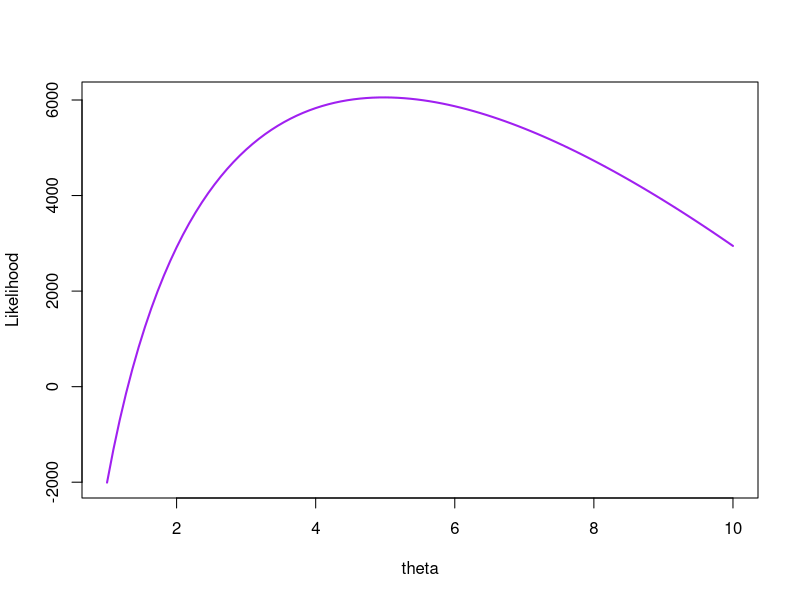
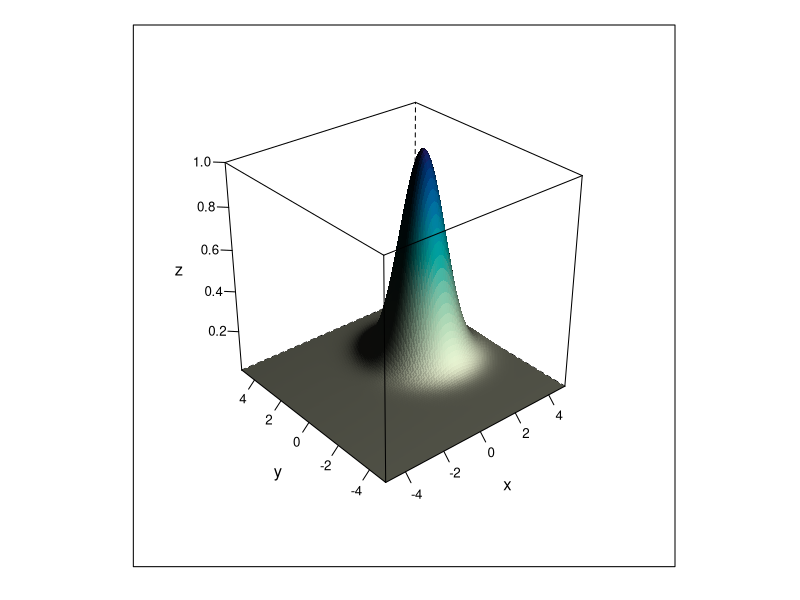
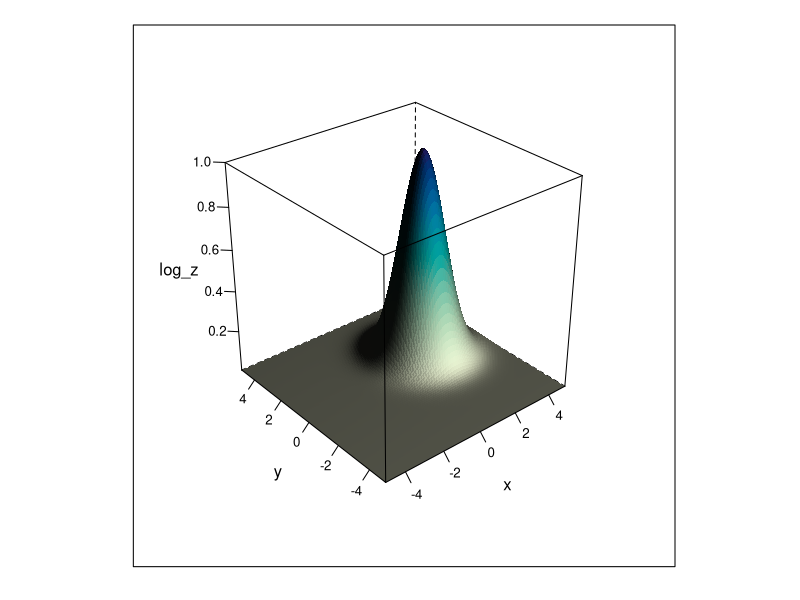

Source code (R) for these figures, in order:
## ---- chunk 1
library(formatR)
set.seed(5)
x <- rexp(10000, 5)

exp.ll = function(theta, x){
  n = length(x)
  return(n*log(theta) - theta*sum(x))
}

theta_seq = seq(1, 10, length.out = 100)
log_log_vals = sapply(theta_seq, function(theta) exp.ll(theta, x))

plot(theta_seq, log_log_vals, type="l", 
     xlab="theta", ylab="Likelihood", col="purple", lwd=2)
## ---- chunk 2
theta_tilde = 6
theta_hat = length(x)/sum(x)

ll_hat = exp.ll(theta_hat, x)
ll_tilde = exp.ll(theta_tilde, x)

likelihood_ratio = exp(exp.ll(theta_tilde, x) - exp.ll(theta_hat, x))

print(likelihood_ratio)

## ---- chunk 3
log_likelihood = function(theta, x) {
  n = length(x)
  return(- (n*log(theta)-theta*sum(x)))
}
## ---- chunk 4
start_time_BFGS = Sys.time()
result_BFGS = optim(par=1, fn=log_likelihood, x=x, method="BFGS")
end_time_BFGS = Sys.time()
time_BFGS = end_time_BFGS - start_time_BFGS
start_time_SANN = Sys.time()
result_SANN = optim(par=1, fn=log_likelihood, x=x, method="SANN")
end_time_SANN = Sys.time()
time_SANN = end_time_SANN - start_time_SANN

print(result_BFGS$par)
print(result_SANN$par)
print(time_BFGS)
print(time_SANN)

## ---- chunk 5
mvn <- function(xy) {
    x <- xy[1]
    y <- xy[2]
    z <- exp(-0.5 * ((x - 2)^2 + (y - 1)^2))
    return(z)
}

# install.packages('lattice')
library(lattice)

y <- x <- seq(-5, 5, by = 0.1)
grid <- expand.grid(x, y)
names(grid) <- c("x", "y")
grid$z <- apply(grid, 1, mvn)

wireframe(z ~ x + y, data = grid, shade = TRUE, light.source = c(10, 0, 10), scales = list(arrows = FALSE))
## ---- chunk 6
neg_mvn <- function(xy) {
    return(-mvn(xy))
}

opt1 <- optim(c(1, 0), neg_mvn, method = "BFGS")

opt2 <- optim(c(5, 5), neg_mvn, method = "BFGS")

data.frame(
    Start_Point = c("(1,0)", "(5,5)"),
    Optimum_X = c(opt1$par[1], opt2$par[1]),
    Optimum_Y = c(opt1$par[2], opt2$par[2]),
    Function_Value = c(-opt1$value, -opt2$value)
)
## ---- chunk 7
y <- x <- seq(-5, 5, by = 0.1)
grid <- expand.grid(x, y)
names(grid) <- c("x", "y")
grid$log_z <- apply(grid, 1, mvn)
wireframe(log_z ~ x + y, data = grid, shade = TRUE, light.source = c(10, 0, 10), scales = list(arrows = FALSE))

## ---- chunk 8
neg_log_mvn <- function(xy) {
    return(-mvn(xy))
}

opt1_log <- optim(c(1, 0), neg_log_mvn, method = "BFGS")

opt2_log <- optim(c(5, 5), neg_log_mvn, method = "BFGS")

data.frame(
    Start_Point = c("(1,0)", "(5,5)"),
    Optimum_X = c(opt1_log$par[1], opt2_log$par[1]),
    Optimum_Y = c(opt1_log$par[2], opt2_log$par[2]),
    Log_Function_Value = c(-opt1_log$value, -opt2_log$value)
)
